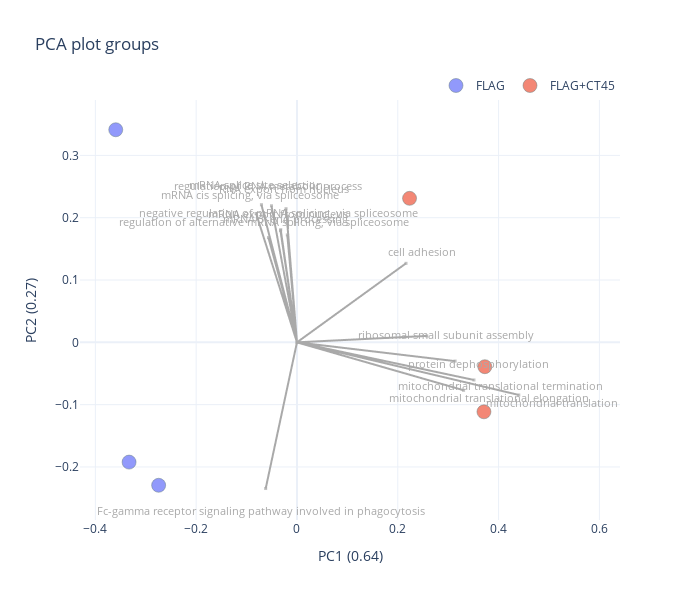

The cell this chart's notebook holds for it:
### Code cell
args.update({"loadings":15, "title":'PCA plot groups', 'height':600, 'width':700, 'factor':1})
plot = viz.get_pca_plot(pca_result, identifier='pca', args=args)
iplot(plot.figure)

### Figure 1 — Plotly figure (JSON) as saved in the notebook; plotly's stock layout.template omitted (floating-point values rounded to 4 significant figures)
{"data": [{"hovertemplate": "group=FLAG<br>x=%{x}<br>y=%{y}<extra></extra>", "legendgroup": "FLAG", "marker": {"color": "#636efa", "line": {"color": "DarkSlateGrey", "width": 0.5}, "opacity": 0.7, "size": 14, "symbol": "circle"}, "mode": "markers", "name": "FLAG", "orientation": "v", "showlegend": true, "type": "scatter", "x": [-0.3331, -0.3595, -0.2744], "xaxis": "x", "y": [-0.1922, 0.3411, -0.2294], "yaxis": "y"}, {"hovertemplate": "group=FLAG+CT45<br>x=%{x}<br>y=%{y}<extra></extra>", "legendgroup": "FLAG+CT45", "marker": {"color": "#EF553B", "line": {"color": "DarkSlateGrey", "width": 0.5}, "opacity": 0.7, "size": 14, "symbol": "circle"}, "mode": "markers", "name": "FLAG+CT45", "orientation": "v", "showlegend": true, "type": "scatter", "x": [0.371, 0.2234, 0.3727], "xaxis": "x", "y": [-0.1115, 0.2311, -0.0391], "yaxis": "y"}, {"marker": {"color": "darkgrey", "opacity": 0.7, "showscale": false, "size": 3, "symbol": 1}, "mode": "markers+lines", "name": "mitochondrial translation", "showlegend": false, "text": "mitochondrial translation loading: 0.45", "type": "scattergl", "x": [0, 0.44], "y": [0, -0.08442]}, {"marker": {"color": "darkgrey", "opacity": 0.7, "showscale": false, "size": 3, "symbol": 1}, "mode": "markers+lines", "name": "mitochondrial translational termination", "showlegend": false, "text": "mitochondrial translational termination loading: 0.36", "type": "scattergl", "x": [0, 0.351], "y": [0, -0.06036]}, {"marker": {"color": "darkgrey", "opacity": 0.7, "showscale": false, "size": 3, "symbol": 1}, "mode": "markers+lines", "name": "mitochondrial translational elongation", "showlegend": false, "text": "mitochondrial translational elongation loading: 0.34", "type": "scattergl", "x": [0, 0.3307], "y": [0, -0.07692]}, {"marker": {"color": "darkgrey", "opacity": 0.7, "showscale": false, "size": 3, "symbol": 1}, "mode": "markers+lines", "name": "protein dephosphorylation", "showlegend": false, "text": "protein dephosphorylation loading: 0.32", "type": "scattergl", "x": [0, 0.3138], "y": [0, -0.03019]}, {"marker": {"color": "darkgrey", "opacity": 0.7, "showscale": false, "size": 3, "symbol": 1}, "mode": "markers+lines", "name": "ribosomal small subunit assembly", "showlegend": false, "text": "ribosomal small subunit assembly loading: 0.26", "type": "scattergl", "x": [0, 0.2575], "y": [0, 0.01026]}, {"marker": {"color": "darkgrey", "opacity": 0.7, "showscale": false, "size": 3, "symbol": 1}, "mode": "markers+lines", "name": "cell adhesion", "showlegend": false, "text": "cell adhesion loading: 0.25", "type": "scattergl", "x": [0, 0.2164], "y": [0, 0.1268]}, {"marker": {"color": "darkgrey", "opacity": 0.7, "showscale": false, "size": 3, "symbol": 1}, "mode": "markers+lines", "name": "Fc-gamma receptor signaling pathway involved in phagocytosis", "showlegend": false, "text": "Fc-gamma receptor signaling pathway involved in phagocytosis loading: 0.24", "type": "scattergl", "x": [0, -0.06208], "y": [0, -0.2347]}, {"marker": {"color": "darkgrey", "opacity": 0.7, "showscale": false, "size": 3, "symbol": 1}, "mode": "markers+lines", "name": "mRNA splice site selection", "showlegend": false, "text": "mRNA splice site selection loading: 0.23", "type": "scattergl", "x": [0, -0.07056], "y": [0, 0.2208]}, {"marker": {"color": "darkgrey", "opacity": 0.7, "showscale": false, "size": 3, "symbol": 1}, "mode": "markers+lines", "name": "regulation of RNA metabolic process", "showlegend": false, "text": "regulation of RNA metabolic process loading: 0.22", "type": "scattergl", "x": [0, -0.05061], "y": [0, 0.2191]}, {"marker": {"color": "darkgrey", "opacity": 0.7, "showscale": false, "size": 3, "symbol": 1}, "mode": "markers+lines", "name": "mRNA cis splicing, via spliceosome", "showlegend": false, "text": "mRNA cis splicing, via spliceosome loading: 0.22", "type": "scattergl", "x": [0, -0.08103], "y": [0, 0.2066]}, {"marker": {"color": "darkgrey", "opacity": 0.7, "showscale": false, "size": 3, "symbol": 1}, "mode": "markers+lines", "name": "RNA export from nucleus", "showlegend": false, "text": "RNA export from nucleus loading: 0.22", "type": "scattergl", "x": [0, -0.02157], "y": [0, 0.2144]}, {"marker": {"color": "darkgrey", "opacity": 0.7, "showscale": false, "size": 3, "symbol": 1}, "mode": "markers+lines", "name": "negative regulation of mRNA splicing, via spliceosome", "showlegend": false, "text": "negative regulation of mRNA splicing, via spliceosome loading: 0.18", "type": "scattergl", "x": [0, -0.03225], "y": [0, 0.1807]}, {"marker": {"color": "darkgrey", "opacity": 0.7, "showscale": false, "size": 3, "symbol": 1}, "mode": "markers+lines", "name": "mRNA export from nucleus", "showlegend": false, "text": "mRNA export from nucleus loading: 0.18", "type": "scattergl", "x": [0, -0.03268], "y": [0, 0.1793]}, {"marker": {"color": "darkgrey", "opacity": 0.7, "showscale": false, "size": 3, "symbol": 1}, "mode": "markers+lines", "name": "regulation of alternative mRNA splicing, via spliceosome", "showlegend": false, "text": "regulation of alternative mRNA splicing, via spliceosome loading: 0.18", "type": "scattergl", "x": [0, -0.05659], "y": [0, 0.1681]}, {"marker": {"color": "darkgrey", "opacity": 0.7, "showscale": false, "size": 3, "symbol": 1}, "mode": "markers+lines", "name": "mRNA 3'-end processing", "showlegend": false, "text": "mRNA 3'-end processing loading: 0.17", "type": "scattergl", "x": [0, -0.01916], "y": [0, 0.1724]}], "layout": {"annotations": [{"align": "center", "ax": 20, "ay": -30, "font": {"color": "darkgrey", "size": 11}, "showarrow": false, "text": "mitochondrial translation", "x": 0.506, "xref": "x", "y": -0.09709, "yref": "y"}, {"align": "center", "ax": 20, "ay": -30, "font": {"color": "darkgrey", "size": 11}, "showarrow": false, "text": "mitochondrial translational termination", "x": 0.4037, "xref": "x", "y": -0.06942, "yref": "y"}, {"align": "center", "ax": 20, "ay": -30, "font": {"color": "darkgrey", "size": 11}, "showarrow": false, "text": "mitochondrial translational elongation", "x": 0.3803, "xref": "x", "y": -0.08845, "yref": "y"}, {"align": "center", "ax": 20, "ay": -30, "font": {"color": "darkgrey", "size": 11}, "showarrow": false, "text": "protein dephosphorylation", "x": 0.3609, "xref": "x", "y": -0.03471, "yref": "y"}, {"align": "center", "ax": 20, "ay": -30, "font": {"color": "darkgrey", "size": 11}, "showarrow": false, "text": "ribosomal small subunit assembly", "x": 0.2961, "xref": "x", "y": 0.01179, "yref": "y"}, {"align": "center", "ax": 20, "ay": -30, "font": {"color": "darkgrey", "size": 11}, "showarrow": false, "text": "cell adhesion", "x": 0.2488, "xref": "x", "y": 0.1458, "yref": "y"}, {"align": "center", "ax": 20, "ay": -30, "font": {"color": "darkgrey", "size": 11}, "showarrow": false, "text": "Fc-gamma receptor signaling pathway involved in phagocytosis", "x": -0.07139, "xref": "x", "y": -0.2699, "yref": "y"}, {"align": "center", "ax": 20, "ay": -30, "font": {"color": "darkgrey", "size": 11}, "showarrow": false, "text": "mRNA splice site selection", "x": -0.08115, "xref": "x", "y": 0.254, "yref": "y"}, {"align": "center", "ax": 20, "ay": -30, "font": {"color": "darkgrey", "size": 11}, "showarrow": false, "text": "regulation of RNA metabolic process", "x": -0.0582, "xref": "x", "y": 0.252, "yref": "y"}, {"align": "center", "ax": 20, "ay": -30, "font": {"color": "darkgrey", "size": 11}, "showarrow": false, "text": "mRNA cis splicing, via spliceosome", "x": -0.09319, "xref": "x", "y": 0.2376, "yref": "y"}, {"align": "center", "ax": 20, "ay": -30, "font": {"color": "darkgrey", "size": 11}, "showarrow": false, "text": "RNA export from nucleus", "x": -0.0248, "xref": "x", "y": 0.2466, "yref": "y"}, {"align": "center", "ax": 20, "ay": -30, "font": {"color": "darkgrey", "size": 11}, "showarrow": false, "text": "negative regulation of mRNA splicing, via spliceosome", "x": -0.03709, "xref": "x", "y": 0.2079, "yref": "y"}, {"align": "center", "ax": 20, "ay": -30, "font": {"color": "darkgrey", "size": 11}, "showarrow": false, "text": "mRNA export from nucleus", "x": -0.03758, "xref": "x", "y": 0.2061, "yref": "y"}, {"align": "center", "ax": 20, "ay": -30, "font": {"color": "darkgrey", "size": 11}, "showarrow": false, "text": "regulation of alternative mRNA splicing, via spliceosome", "x": -0.06508, "xref": "x", "y": 0.1933, "yref": "y"}, {"align": "center", "ax": 20, "ay": -30, "font": {"color": "darkgrey", "size": 11}, "showarrow": false, "text": "mRNA 3'-end processing", "x": -0.02203, "xref": "x", "y": 0.1983, "yref": "y"}], "height": 600, "hovermode": "closest", "legend": {"orientation": "h", "x": 1, "xanchor": "right", "y": 1, "yanchor": "bottom"}, "title": {"text": "PCA plot groups"}, "width": 700, "xaxis": {"title": {"text": "PC1 (0.64)"}}, "yaxis": {"title": {"text": "PC2 (0.27)"}}}}
